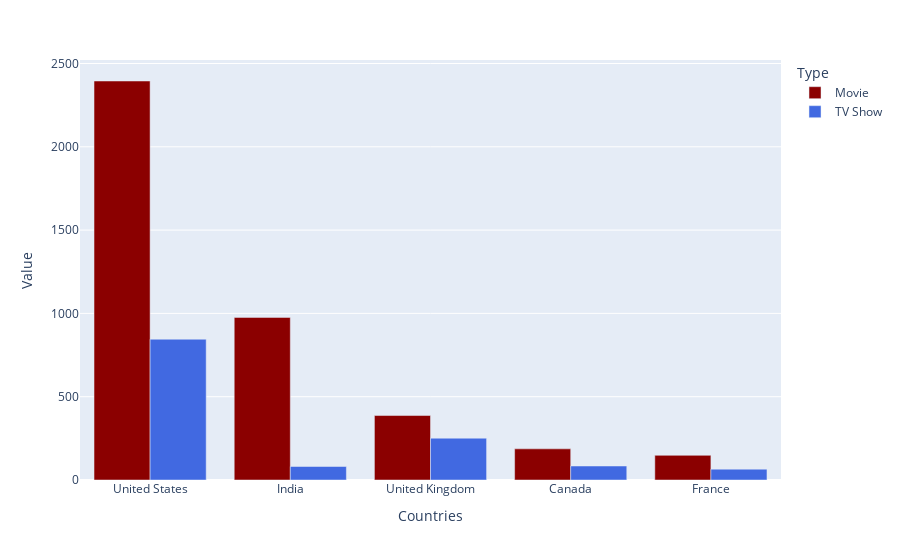

The notebook cell this image was saved under:
### Code cell
fig = px.bar(show_origin.head(), barmode="group", color_discrete_sequence=["darkred", "royalblue"],
            labels={'value': 'Value', 'country': 'Countries','type': 'Type'})


fig.show()

### Figure 1 — Plotly figure (JSON) as saved in the notebook; plotly's stock layout.template omitted (floating-point values rounded to 4 significant figures)
{"data": [{"alignmentgroup": "True", "hovertemplate": "Type=Movie<br>Countries=%{x}<br>Value=%{y}<extra></extra>", "legendgroup": "Movie", "marker": {"color": "darkred", "pattern": {"shape": ""}}, "name": "Movie", "offsetgroup": "Movie", "orientation": "v", "showlegend": true, "textposition": "auto", "type": "bar", "x": ["United States", "India", "United Kingdom", "Canada", "France"], "xaxis": "x", "y": [2395, 976, 387, 187, 148], "yaxis": "y"}, {"alignmentgroup": "True", "hovertemplate": "Type=TV Show<br>Countries=%{x}<br>Value=%{y}<extra></extra>", "legendgroup": "TV Show", "marker": {"color": "royalblue", "pattern": {"shape": ""}}, "name": "TV Show", "offsetgroup": "TV Show", "orientation": "v", "showlegend": true, "textposition": "auto", "type": "bar", "x": ["United States", "India", "United Kingdom", "Canada", "France"], "xaxis": "x", "y": [845, 81, 251, 84, 65], "yaxis": "y"}], "layout": {"barmode": "group", "legend": {"title": {"text": "Type"}, "tracegroupgap": 0}, "margin": {"t": 60}, "xaxis": {"anchor": "y", "domain": [0, 1], "title": {"text": "Countries"}}, "yaxis": {"anchor": "x", "domain": [0, 1], "title": {"text": "Value"}}}}
